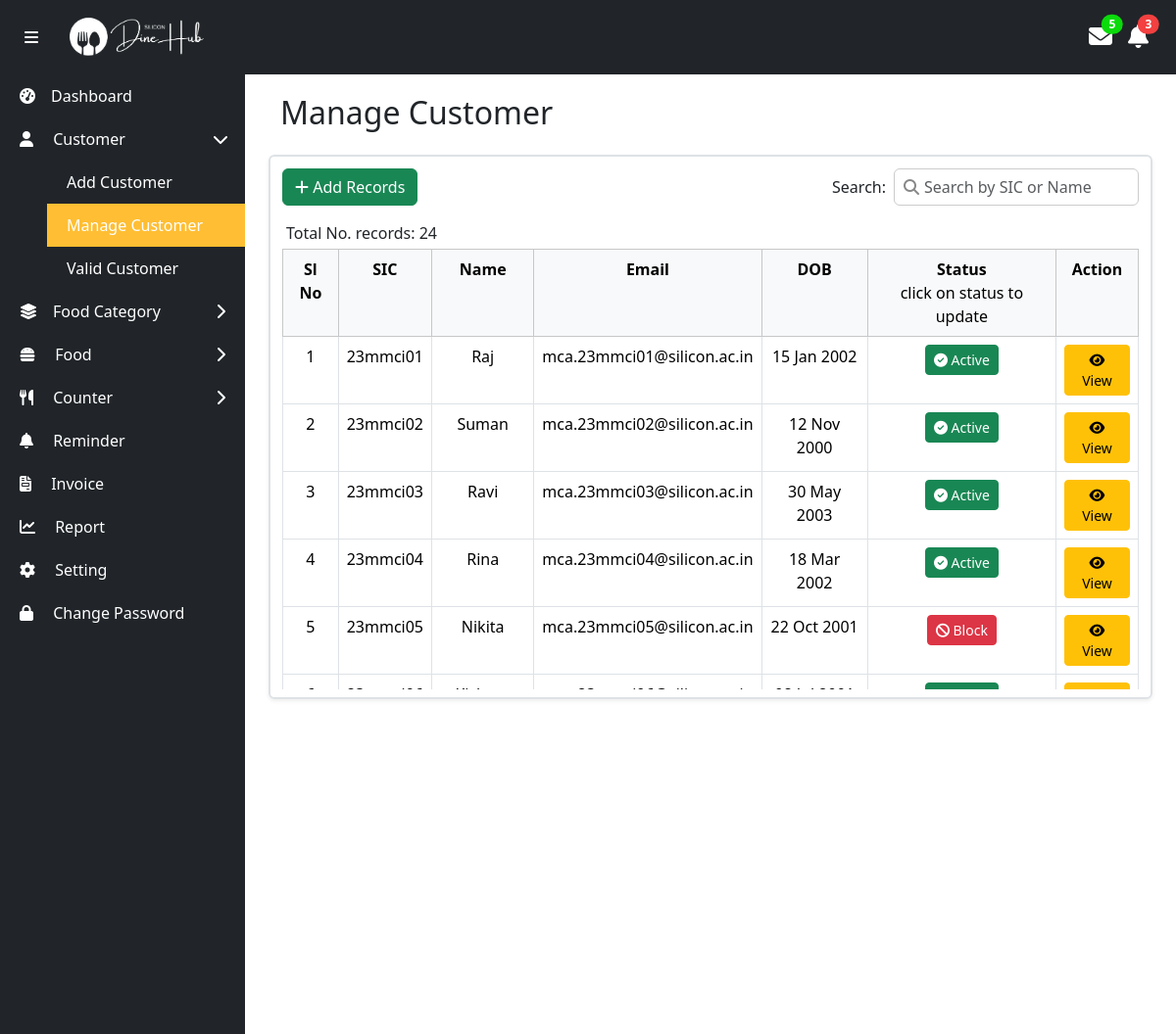
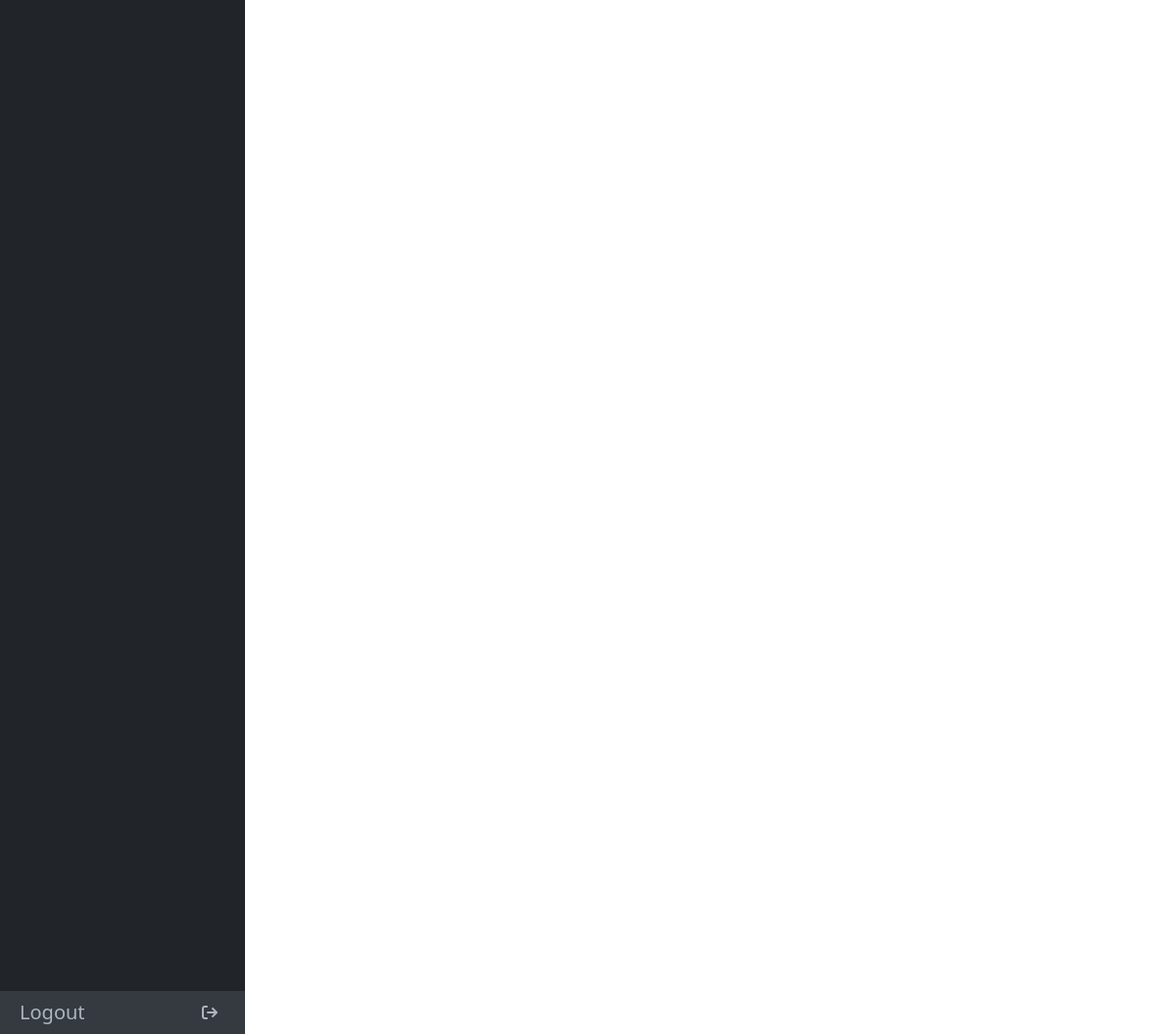
The page /admin/customerManage.php (signed in) on the database its author committed (2 pictures, top to bottom).
### tables this page shows
CREATE TABLE `student` (
  `studentID` int(11) NOT NULL,
  `sic` varchar(255) NOT NULL,
  `seID` int(11) DEFAULT NULL,
  `name` varchar(255) NOT NULL,
  `dob` date NOT NULL,
  `password` varchar(128) NOT NULL,
  `isActive` varchar(5) NOT NULL
);

CREATE TABLE `sic_email` (
  `seID` int(11) NOT NULL,
  `sic` varchar(255) NOT NULL,
  `email` varchar(255) NOT NULL
);

### dbFunctions/studentdb.php (called while the page is built, shortened)
<?php
function getAllStudents() {
    $conn = null;
    $stmt = null;
    try {
        $conn = dbConnection();
        $stmt = $conn->prepare("SELECT s.seID, s.name, s.sic, s.dob,s.isActive, s.studentID, se.email FROM student s LEFT JOIN sic_email se ON s.seID = se.seID ORDER BY s.sic");
        $stmt->execute();
        $res = $stmt->get_result();
        if($res->num_rows>0){
            return $res;
        }else{
            return "error";
        }
    } catch (Exception $e) {
        error_log($e->getMessage());
        return "error: " . $e->getMessage();
    } finally{
        $stmt->close();
        $conn->close();
    }
}
function totalNoOfStudents() {
    $conn = null;
    $stmt = null;
    try {
        $conn = dbConnection();
        $stmt = $conn->prepare("SELECT COUNT(*) AS total FROM student");
        $stmt->execute();
        $res = $stmt->get_result();
        if ($res->num_rows > 0) {
            $row = $res->fetch_assoc();
            return $row['total'];
        } else {
            return "0";
        }
    } catch (Exception $e) {
        error_log($e->getMessage());
        return "error: " . $e->getMessage();
    } finally {
        if ($stmt !== null) {
            $stmt->close();
        }
        if ($conn !== null) {
            $conn->close();
        }
    }
}
?>

### admin/customerManage.php (the view, shortened to what this page needs)
<?php
include_once "adminNavbar.php";
require_once "../dbFunctions/studentdb.php";
?>
<section class="content w-100">
    <div class="row mt-3 ms-1 me-1">
        <h2 class="mb-4">Manage Customer</h2>
        <div class="col-md-12 border border-2 pt-1 shadow-sm rounded">
            <div class="row">
                <div class="col-md-6 mb-3 mt-2 text-start">
                    <a class="btn btn-success text-center" href="./customerAdd.php"><i class="fa-solid fa-plus"></i> Add Records</a>
                </div>
                <div class="col-md-6 mb-3 mt-2 text-md-end">
                    <div class="d-flex justify-content-md-end align-items-center gap-2">
                        <label for="searchInput" style="font-weight: 500;">Search:</label>
                        <div style="position: relative;">
                            <i class="fas fa-search" style="
                                position: absolute;
                                top: 50%;
                                left: 10px;
                                transform: translateY(-50%);
                                color: #888;
                            "></i>
                            <input type="text"
                                id="searchInput"
                                class="form-control"
                                placeholder="Search by SIC or Name"
                                style="
                                    padding-left: 30px;
                                    border: 1px solid #ccc;
                                    height: 38px;
                                    width: 250px;
                                ">
                        </div>
                    </div>
                </div>
            </div>
            <div class="row ms-1">
                Total No. records: <?php echo totalNoOfStudents();?>
            </div>
            <div class="d-flex justify-content-between mt-1">
                <div style="max-height: 450px; overflow-y: auto; width: 100%;" class="mb-2">
                    <table class="table table-bordered table-responsive text-center" id="myTable">
                        <thead class="table-light">
                            <tr class="align-text-top">
                                <th>Sl No</th>
                                <th>SIC</th>
                                <th>Name</th>
                                <th>Email</th>
                                <th>DOB</th>
                                <th>Status
                                <p class="mb-0 fw-light">click on status to update</p>
                                </th>
                                <th>Action</th>
                            </tr>
                        </thead>
                        <tbody id="tableBody">
                            <?php
                                $sl = 1;
                                $result = getAllStudents();
                                while($std = $result->fetch_assoc()){
                                    ?>
                                    <tr>
                                        <td><?= $sl++?></td>
                                        <td class="sic"><?= $std['sic']?></td>
                                        <td class="name"><?= $std['name']?></td>
                                        <td><?= $std['email'] ?></td>
                                        <td><?= date('d M Y', strtotime($std['dob'])) ?></td>
                                        <td>
                                            <a data-id="<?php echo $std['studentID'] ?>" data-sic="<?= $std['sic']?>" data-status="<?= $std['isActive']?>"  data-name="<?= $std['name']?>" class="btn btn-sm statusUpdateBtn <?= $std['isActive'] ? 'btn-success' : 'btn-danger' ?> " data-bs-target="#updateStatusStudentModal" data-bs-toggle="modal"> <?= $std['isActive'] ? '<i class="fa-solid fa-circle-check"></i> Active' : '<i class="fa-solid fa-ban"></i> Block' ?></a>
                                        </td>
                                        <td>
                                            <a data-id="<?php echo $std['studentID'] ?>" data-email="<?= $std['email']?>" data-sic="<?= $std['sic']?>" data-status="<?= $std['isActive']?>"  data-name="<?= $std['name']?>" data-date="<?= $std['dob']?>" class="btn btn-warning btn-sm viewBtn" data-bs-target="#viewStudentModal" data-bs-toggle="modal"><i class="fa-solid fa-eye"></i> View</a>
                                        </td>
                                    </tr>
                                    <?php
                                }
                            ?>
                        </tbody>
                    </table>
                </div>
            </div>
        </div>
    </div>
</section>
<?php include_once "adminFooter.php"; ?>

### assets/css/AdminCss/style.css (style rules this page uses)
* { padding: 0; margin: 0; box-sizing: border-box; }
body { display: flex; height: 100vh; overflow: hidden; }
.content { margin-left: 250px; margin-top: 60px; padding: 20px; transition: margin-left 0.3s; }

### rows shown on the page
student: sic "23mmci01", name "Raj", seID.email "mca.23mmci01@silicon.ac.in", dob "15 Jan 2002", isActive "1" (drawn)
student: sic "23mmci02", name "Suman", seID.email "mca.23mmci02@silicon.ac.in", dob "12 Nov 2000", isActive "1" (drawn)
student: sic "23mmci03", name "Ravi", seID.email "mca.23mmci03@silicon.ac.in", dob "30 May 2003", isActive "1" (drawn)
student: sic "23mmci04", name "Rina", seID.email "mca.23mmci04@silicon.ac.in", dob "18 Mar 2002", isActive "1" (drawn)
student: sic "23mmci05", name "Nikita", seID.email "mca.23mmci05@silicon.ac.in", dob "22 Oct 2001", isActive "0" (drawn)

### other values the page prints
totalNoOfStudents() "24"
